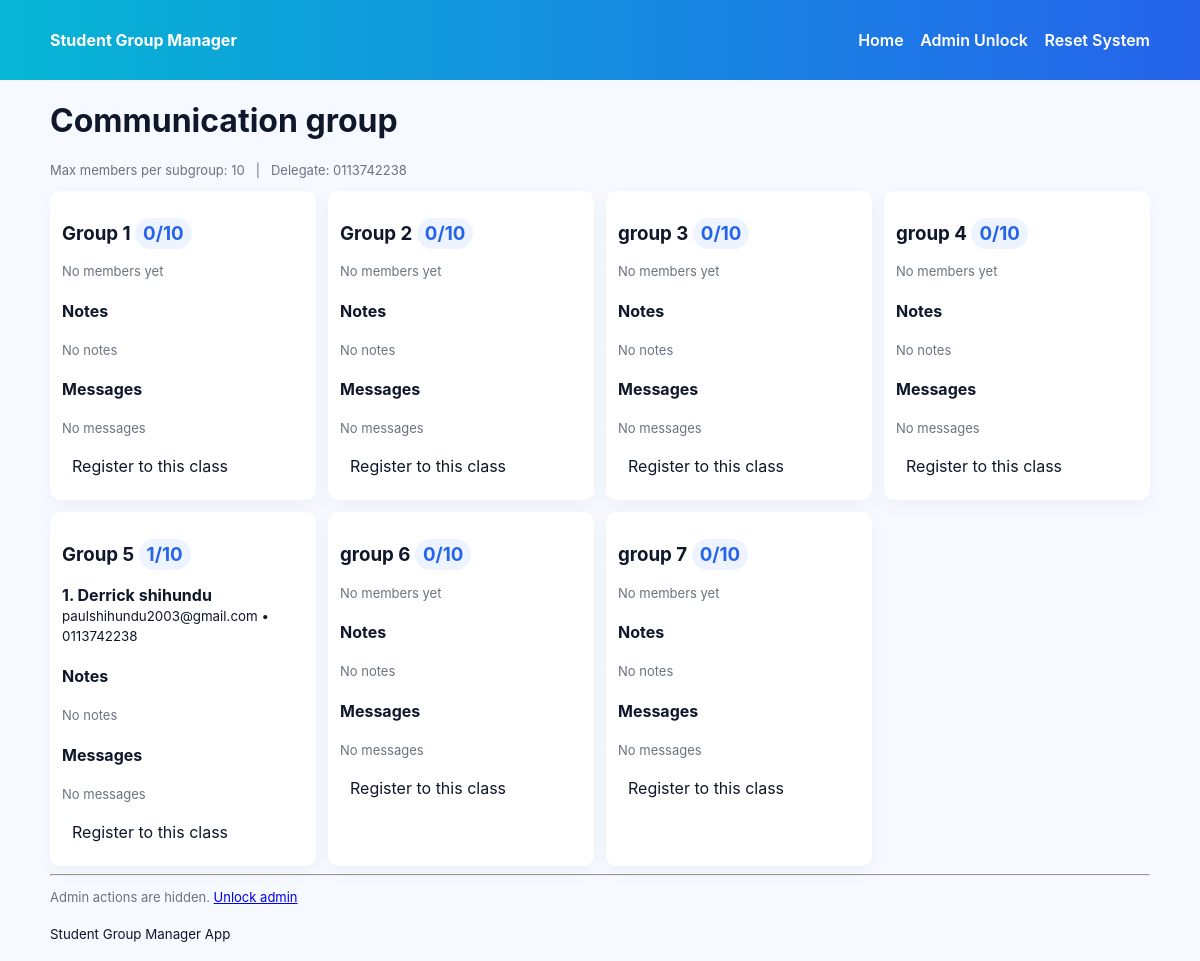
The app's page /class/1/ with its own data.
### groups/models.py (models this page shows, shortened)
class MainGroup(models.Model):
    name = models.CharField(max_length=200)
    join_password = models.CharField(max_length=128)
    notes_password = models.CharField(max_length=128)
    max_members = models.PositiveIntegerField(default=10)
    delegate_phone = models.CharField(max_length=40, blank=True, null=True)
    created_at = models.DateTimeField(default=timezone.now)

class SubGroup(models.Model):
    main_group = models.ForeignKey(MainGroup, on_delete=models.CASCADE, related_name='subgroups')
    name = models.CharField(max_length=100)
    leader = models.ForeignKey('Student', null=True, blank=True, on_delete=models.SET_NULL, related_name='leading_group')

class Student(models.Model):
    subgroup = models.ForeignKey(SubGroup, on_delete=models.CASCADE, related_name='members')
    name1 = models.CharField(max_length=200)
    name2 = models.CharField(max_length=200)
    name3 = models.CharField(max_length=200, blank=True)
    email = models.EmailField()
    phone = models.CharField(max_length=40, unique=True)
    courses = models.ManyToManyField(Course, blank=True)
    joined_at = models.DateTimeField(default=timezone.now)

### groups/views.py (the view)
# urls.py: path('class/<int:pk>/', views.class_detail, name='class_detail'),
def class_detail(request, pk):
    cls = get_object_or_404(MainGroup, pk=pk)
    subgroups = cls.subgroups.all()
    is_admin = request.session.get('is_admin', False)
    return render(request, 'groups/class_detail.html', {'cls': cls, 'subgroups': subgroups, 'is_admin': is_admin})

### groups/templates/groups/class_detail.html (shortened to what this page needs)
{% extends 'groups/base.html' %}
{% block content %}
<h1>{{ cls.name }}</h1>
<p class="small">Max members per subgroup: {{ cls.max_members }} &nbsp; | &nbsp; Delegate: {{ cls.delegate_phone|default:"None" }}</p>
<div class="subgroups-grid">
  {% for sg in subgroups %}
    <div class="group-card">
      <h3>{{ sg.name }} <span class="chip">{{ sg.members.count }}/{{ cls.max_members }}</span></h3>
      <ul class="members">
        {% for m in sg.members.all %}
          <li><strong>{{ forloop.counter }}. {{ m.name1 }} {{ m.name2 }}{% if m.name3 %} {{ m.name3 }}{% endif %}</strong><br><small>{{ m.email }} • {{ m.phone }}</small></li>
        {% empty %}
          <li class="small">No members yet</li>
        {% endfor %}
      </ul>
      <div class="notes">
        <h4>Notes</h4>
        {% for note in sg.notes.all %}
          <div class="note"><strong>{{ note.title }}</strong><p>{{ note.content }}</p><small>{{ note.posted_at }}</small></div>
        {% empty %}
          <div class="small">No notes</div>
        {% endfor %}
      </div>
      <div class="messages">
        <h4>Messages</h4>
        {% for msg in sg.messages.all %}
          <div class="note"><p>{{ msg.content }}</p><small>{{ msg.posted_at }}</small></div>
        {% empty %}
          <div class="small">No messages</div>
        {% endfor %}
      </div>
      <div style="margin-top:8px">
        <a class="btn" href="{% url 'groups:register' cls.pk %}">Register to this class</a>
      </div>
    </div>
  {% endfor %}
</div>
<hr>
{% if is_admin %}
  <h3>Admin actions</h3>
  <h4>Post Note</h4>
  <form method="post" action="{% url 'groups:post_note' cls.pk %}">
    {% csrf_token %}
    <label>Subgroup</label>
    <select name="subgroup">
      {% for sg in subgroups %}<option value="{{ sg.pk }}">{{ sg.name }}</option>{% endfor %}
    </select>
    <label>Title</label>
    <input name="title">
    <label>Content</label>
    <textarea name="content"></textarea>
    <button class="btn" type="submit">Post Note</button>
  </form>
  <h4>Post Message</h4>
  <form method="post" action="{% url 'groups:post_message' cls.pk %}">
    {% csrf_token %}
    <label>Subgroup</label>
    <select name="subgroup">
      {% for sg in subgroups %}<option value="{{ sg.pk }}">{{ sg.name }}</option>{% endfor %}
    </select>
    <label>Message</label>
    <textarea name="content"></textarea>
    <button class="btn" type="submit">Post Message</button>
  </form>
{% else %}
  <p class="small">Admin actions are hidden. <a href="{% url 'groups:admin_unlock' %}">Unlock admin</a></p>
{% endif %}
{% endblock %}

### groups/templates/groups/base.html (shortened to what this page needs)
{% load static %}
<!doctype html>
<html lang="en">
<head>
  <link rel="stylesheet" href="{% static 'groups/styles.css' %}">
</head>
<body>
  <header class="site-header">
    <div class="container">
      <div class="logo">Student Group Manager</div>
      <nav class="nav">
        <a href="{% url 'groups:home' %}">Home</a>
        <a href="{% url 'groups:admin_unlock' %}">Admin Unlock</a>
        <a href="{% url 'groups:confirm_reset' %}">Reset System</a>
      </nav>
    </div>
  </header>
  <main class="container">
    {% block content %}{% endblock %}
  </main>
  <footer class="container foot">
    <small>Student Group Manager App</small>
  </footer>
</body>
</html>

### groups/static/groups/styles.css (style rules this page uses)
body { font-family: Inter, Arial, sans-serif; margin:0; background:#f6f9ff; color:#0f172a; }
.container { max-width:1100px; margin:18px auto; padding:0 16px; }
.site-header { background: linear-gradient(90deg,#06b6d4,#2563eb); color:white; padding:12px 0; }
.site-header .container { display:flex; align-items:center; gap:12px; justify-content:space-between; }
.logo { font-weight:700 }
.nav a { color:white; margin-left:12px; text-decoration:none; font-weight:600 }
.btn { display:inline-block; padding:8px 10px; border-radius:8px; background:white; color:#0f172a; text-decoration:none; margin:4px 0; }
.subgroups-grid { display:grid; grid-template-columns: repeat(auto-fill,minmax(260px,1fr)); gap:12px; }
.group-card { background:#fff; padding:12px; border-radius:10px; box-shadow:0 6px 18px rgba(2,6,23,0.04); }
.small { color:#6b7280; font-size:13px }
.chip { background:#eef4ff; padding:4px 8px; border-radius:999px; color:#2563eb; font-weight:700; }
.members { list-style:none; padding-left:0; margin:8px 0; }

### records on screen
MainGroup: name "Communication group", max_members "10", delegate_phone "0113742238"
SubGroup: name "Group 1", members.count "0"
SubGroup: name "Group 2", members.count "0"
SubGroup: name "group 3", members.count "0"
SubGroup: name "group 4", members.count "0"
SubGroup: name "Group 5", members.count "1"
Student: name1 "Derrick", name2 "shihundu", email "paulshihundu2003@gmail.com", phone "0113742238"
SubGroup: name "group 6", members.count "0"
SubGroup: name "group 7", members.count "0"
